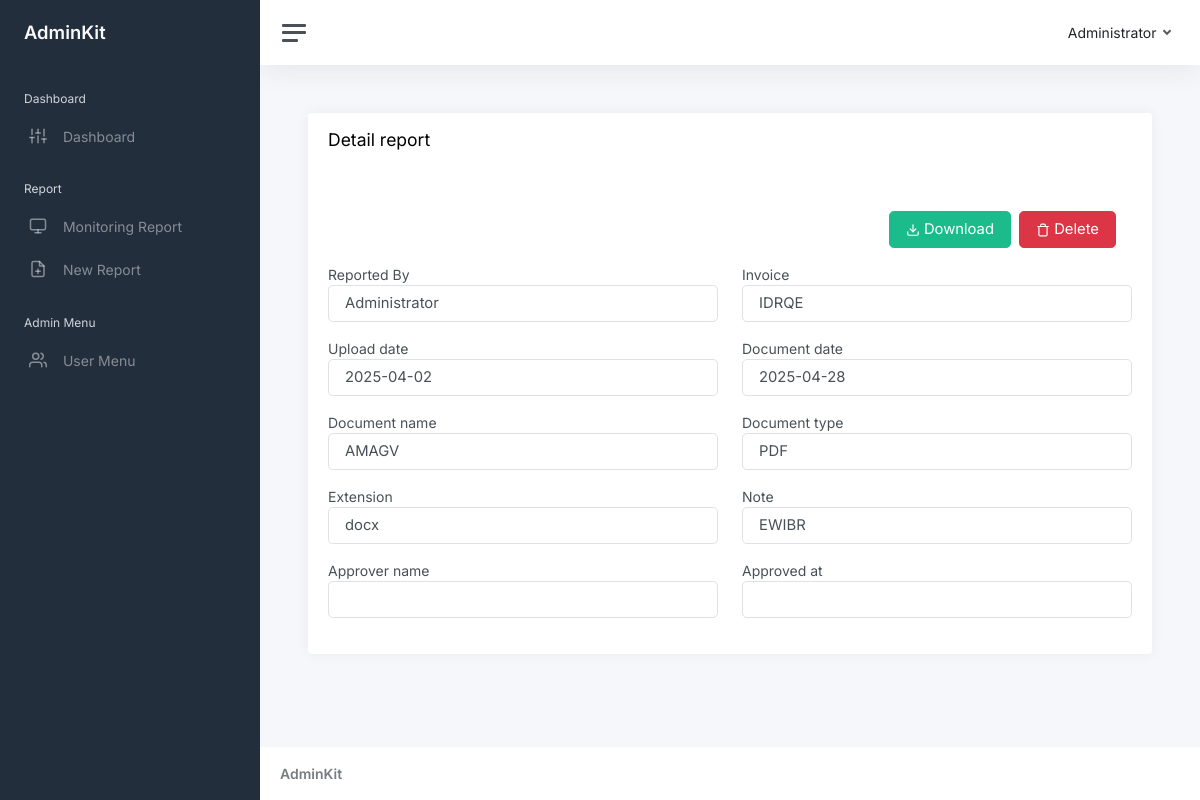
The page /show-report.php?invoice=IDRQE (signed in) on the database its author committed.
### tables this page shows
CREATE TABLE IF NOT EXISTS `reports` (
  `id` int NOT NULL AUTO_INCREMENT,
  `reported_by` int NOT NULL,
  `reporter_role_id` int NOT NULL,
  `invoice` varchar(256) NOT NULL,
  `upload_date` date NOT NULL,
  `document_date` date NOT NULL,
  `document_name` varchar(256) NOT NULL,
  `document_type_id` int NOT NULL,
  `extension` varchar(256) NOT NULL,
  `note` longtext,
  `approved_by` int DEFAULT NULL,
  `approved_at` datetime DEFAULT NULL,
  `created_at` datetime NOT NULL,
  `updated_at` datetime NOT NULL,
  PRIMARY KEY (`id`),
  UNIQUE KEY `invoice` (`invoice`),
  KEY `reported_by` (`reported_by`),
  KEY `reporter_role_id` (`reporter_role_id`),
  KEY `document_type_id` (`document_type_id`),
  KEY `approved_by` (`approved_by`),
  CONSTRAINT `FK_reports_document_type` FOREIGN KEY (`document_type_id`) REFERENCES `document_types` (`id`) ON DELETE CASCADE,
  CONSTRAINT `FK_reports_roles` FOREIGN KEY (`reporter_role_id`) REFERENCES `roles` (`id`) ON DELETE CASCADE,
  CONSTRAINT `FK_reports_users` FOREIGN KEY (`reported_by`) REFERENCES `users` (`id`) ON DELETE CASCADE,
  CONSTRAINT `FK_reports_users_2` FOREIGN KEY (`approved_by`) REFERENCES `users` (`id`) ON DELETE CASCADE
);

CREATE TABLE IF NOT EXISTS `users` (
  `id` int NOT NULL AUTO_INCREMENT,
  `name` varchar(256) NOT NULL,
  `email` varchar(256) NOT NULL,
  `password` varchar(256) NOT NULL,
  `role_id` int NOT NULL,
  `created_at` datetime NOT NULL,
  `updated_at` datetime NOT NULL,
  PRIMARY KEY (`id`),
  UNIQUE KEY `email` (`email`),
  KEY `role_id` (`role_id`),
  CONSTRAINT `FK_users_roles` FOREIGN KEY (`role_id`) REFERENCES `roles` (`id`) ON DELETE CASCADE
);

CREATE TABLE IF NOT EXISTS `document_types` (
  `id` int NOT NULL AUTO_INCREMENT,
  `name` varchar(256) NOT NULL,
  `extension` json NOT NULL,
  PRIMARY KEY (`id`),
  UNIQUE KEY `name` (`name`)
);

### middleware/auth.php (called while the page is built, shortened)
<?php
$auth = (object) $_SESSION['auth'];

### show-report.php (the view, shortened to what this page needs)
<?php
include './config/database.php';
include './middleware/auth.php';
$invoice = $_GET['invoice'];
$query = "SELECT a.id, b.name reporter_name, invoice, upload_date, document_date, document_name, c.name document_type, a.extension, note, d.name approver_name, approved_at FROM reports a LEFT JOIN users b on a.reported_by = b.id LEFT JOIN document_types c ON a.document_type_id = c.id LEFT JOIN users d ON a.approved_by = d.id WHERE invoice = '$invoice'";
$data_reports = mysqli_query($db, $query);
$result = mysqli_fetch_object($data_reports);
?>
<div class="card">
    <div class="card-header">
        <h4>Detail report</h4>
    </div>
    <div class="card-body">
        <div class="m-3 d-flex justify-content-end gap-2">
            <a href="download.php?report=<?= $result->document_name ?>" class="btn btn-lg btn-success"><i data-feather="download"></i> Download</a>
            <?php if (empty($result->approved_at) && $auth->role_id == 1) : ?>
                <button class="btn btn-lg btn-danger" data-bs-toggle="modal" data-bs-target="#delete"><i data-feather="trash"></i> Delete</button>
            <?php endif; ?>
        </div>
        <div class="row">
            <div class="col-12 col-md-6 mb-3">
                <label for="reporter_name">Reported By</label>
                <input type="text" id="reporter_name" value="<?= $result->reporter_name ?>" class="form-control form-control-lg" readonly>
            </div>
            <div class="col-12 col-md-6 mb-3">
                <label for="invoice">Invoice</label>
                <input type="text" id="invoice" value="<?= $result->invoice ?>" class="form-control form-control-lg" readonly>
            </div>
            <div class="col-12 col-md-6 mb-3">
                <label for="upload_date">Upload date</label>
                <input type="text" id="upload_date" value="<?= $result->upload_date ?>" class="form-control form-control-lg" readonly>
            </div>
            <div class="col-12 col-md-6 mb-3">
                <label for="document_date">Document date</label>
                <input type="text" id="document_date" value="<?= $result->document_date ?>" class="form-control form-control-lg" readonly>
            </div>
            <div class="col-12 col-md-6 mb-3">
                <label for="document_name">Document name</label>
                <input type="text" id="document_name" value="<?= $result->document_name ?>" class="form-control form-control-lg" readonly>
            </div>
            <div class="col-12 col-md-6 mb-3">
                <label for="document_type">Document type</label>
                <input type="text" id="document_type" value="<?= $result->document_type ?>" class="form-control form-control-lg" readonly>
            </div>
            <div class="col-12 col-md-6 mb-3">
                <label for="extension">Extension</label>
                <input type="text" id="extension" value="<?= $result->extension ?>" class="form-control form-control-lg" readonly>
            </div>
            <div class="col-12 col-md-6 mb-3">
                <label for="note">Note</label>
                <input type="text" id="note" value="<?= $result->note ?>" class="form-control form-control-lg" readonly>
            </div>
            <div class="col-12 col-md-6 mb-3">
                <label for="approver_name">Approver name</label>
                <input type="text" id="approver_name" value="<?= $result->approver_name ?>" class="form-control form-control-lg" readonly>
            </div>
            <div class="col-12 col-md-6 mb-3">
                <label for="approved_at">Approved at</label>
                <input type="text" id="approved_at" value="<?= $result->approved_at ?>" class="form-control form-control-lg" readonly>
            </div>
        </div>
    </div>
</div>
<?php
include "./template.php";
?>

### rows shown on the page
reports: reported_by.name "Administrator", invoice "IDRQE", upload_date "2025-04-02", document_date "2025-04-28", document_name "AMAGV", document_type.name "PDF", extension "docx", note "EWIBR"

### other values the page prints
$auth->name "Administrator"
